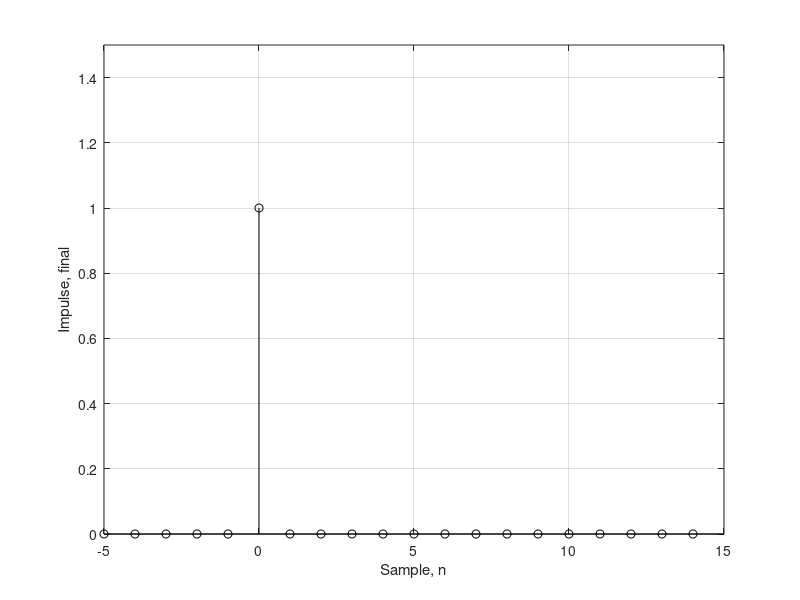
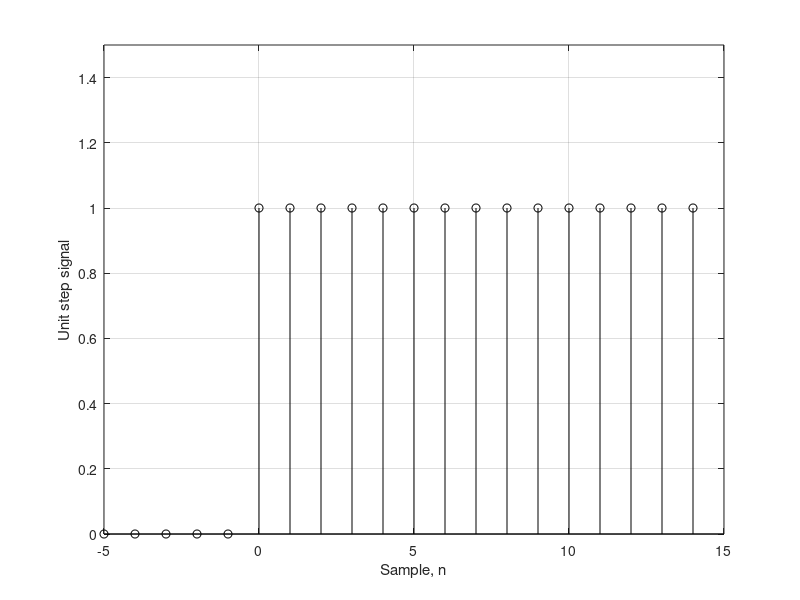
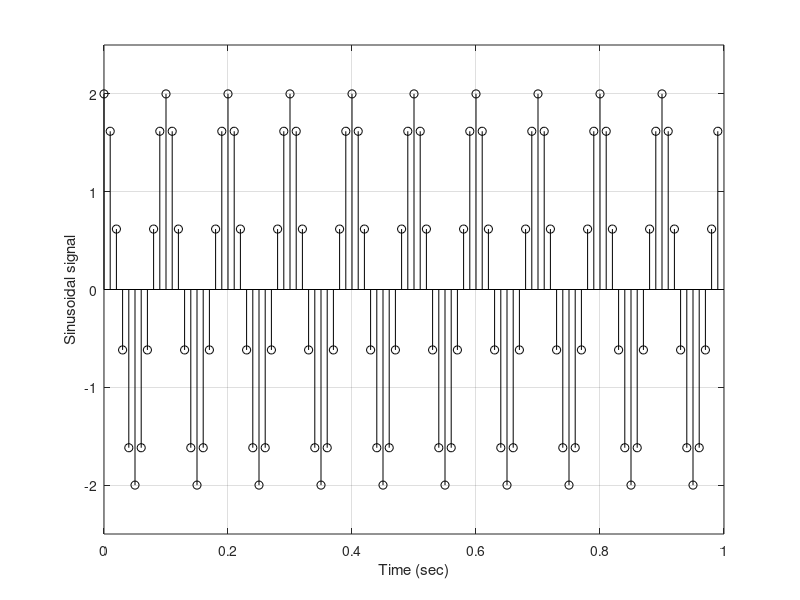
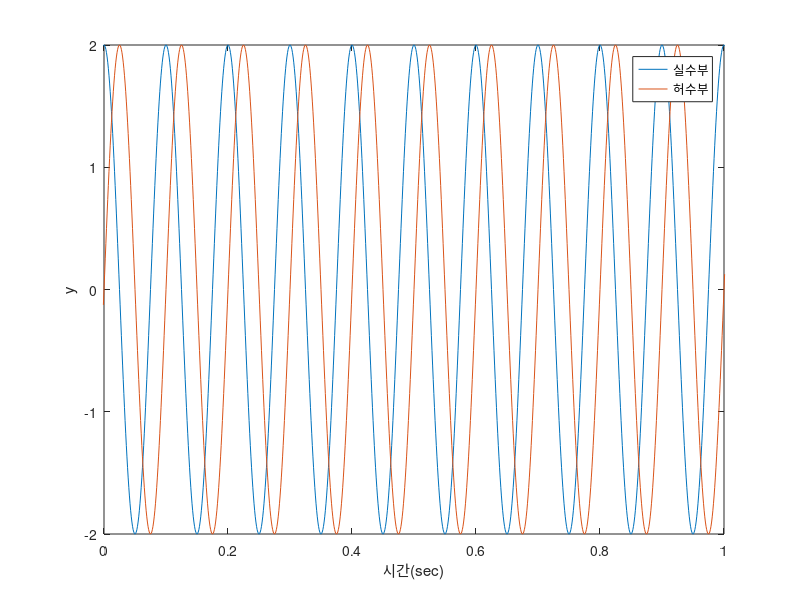

These figures' MATLAB source, in order:

% 임펄스 신호
% ==> 시간이 0일때만 값을 갖는다.

n = -5:14; % -5 ~ 14까지 1 단위로 생성...

impulse = zeros(length(n), 1); %
impulse(find(n==0)) = 1;

figure;stem(n, impulse, 'k')
grid on
xlabel('Sample, n')
ylabel('Impulse, final')
axis([-5 15 0 1.5])

% 단위 계단 신호

% ==> 시간이 0보다 클 때 1의 값을 갖는다.

# 20개 샘플의 단위 계단 신호 ( -5 <= n < 15)

n = -5:14;
unitstep = zeros(length(n), 1);
unitstep(find(n>=0)) = 1;

figure;stem(n, unitstep, 'k')
grid on
xlabel('Sample, n')
ylabel('Unit step signal')
axis([-5 15 0 1.5])

% 지수(exponential)신호

% 표본화  시간 공간 선언
% 이 내용 중요, 다른 곳에서 많이 쓰인다.

fs = 100; % 1초 동안 샘플링 하는 횟수 (샘플링 레이트 100Hz)
Ts = 1/fs; % 샘플링 주기 1/100 sec

t = 0:Ts:1-Ts; % 0 <= t < 1

A = 2; % 진폭
f0 = 10; % 정현파 주파수
phi = 0; % 초기 위상(Phase)

sig = A*cos(2*pi*f0*t + phi);

figure; stem(t, sig,'k')
grid on
xlabel('Time (sec)')
ylabel('Sinusoidal signal')
axis([0 1 -2.5 2.5])

% cos신호인지 sin신호인지 잘 모름...

% 복소 지수 함수

clear; clc;

% 실습 1
fs = 1000;
Ts = 1/fs;

t = -2:Ts:2-Ts;

% 실습 2

y = 2 * exp(1j*20*pi*t); # 복소수 앞에 1을 붙이는 이유는
                         # 'j'가 복소수임을 강조하기 위함.

% 실습 3

figure;plot(t,real(y)); # 실수부 출력하기 위해 real함수 사용
hold on # 추가적인 그래프 출력 위함
plot(t,imag(y)); # 허수부 출력하기 위해 imag함수 사용

legend('실수부','허수부') # 편리함을 위해 사용
xlabel('시간(sec)') # 편리함을 위해 사용
ylabel('y') # 편리함을 위해 사용

axis([0 1]) # 0~1초의 시간 범위 plot

% 실습 4

# 답 : 10Hz, 1초에 10번 반복
# 혹은, 직접 계산해서 구하기

% 실습 5

% Z = zeros(m,n); => m = 행(row)
%                 => n = 열(column)

r = zeros(1, length(t)); # zeros : 모든 요소가 0인 행렬
% 이제 -1 <= t < 1 에 해당하는 지점에 1 값을 삽입
r(find(t>=-1 & t<1)) = 1;

figure;plot(t,r);
axis([-2 2 -0.1 1.1]); # Test -2 부터 2까지 출력하되,
                       # 식별용으로 출력되지 않는 -0.1과 1.1 범위도 출력

% 실습 6
% 요소 곱하기

yr = y .* r; # 요소 곱은 * 이 아닌 .* 필수

% 1. yr과 y의 실수부 비교

figure;plot(t,real(y));
hold on
plot(t,real(yr));
axis([-2 2 -3 3]);
# 해석 : -1 ~ 1의 범위만 값을 가지는 신호로 바뀐다.

% 2. yr과 y의 허수부 비교

figure;plot(t,imag(y));
hold on
plot(t,imag(yr));
axis([-2 2 -3 3]);

% 실습 7

phi = exp(1j*pi);
yphi = y .* phi;

figure;plot(t,real(y));
hold on
plot(t,real(yphi));
axis([0 0.5 -3 3]); # 시간 축 범위가 0~0.5초로 주어짐.

% 실습 8

fs1 = 8;
Ts1 = 1/fs1;

t1 = -2:Ts1:2-Ts1;

y1 = 2 * exp(1j*20*pi*t1)

# 실습 9
fs2 = 8;
Ts2 = 1/fs2;

t2 = -2:Ts2:2-Ts2;

y2 = 2 * exp(1j*20*pi*t2)

# 실습 10

figure;
plot(t,y)
hold on
plot(t1, y1)
hold on
plot(t2, y2)
legend('1000Hz', '8Hz', '20Hz')
axis([0 0.5])


































